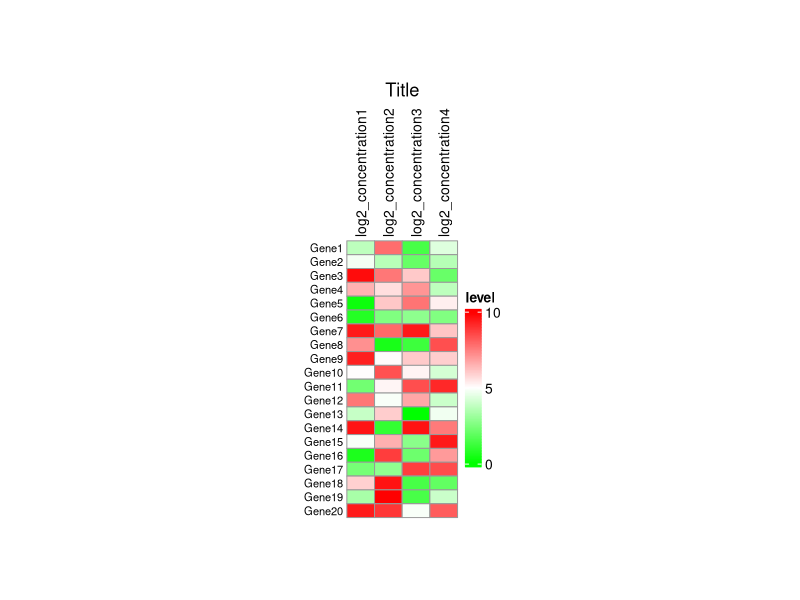
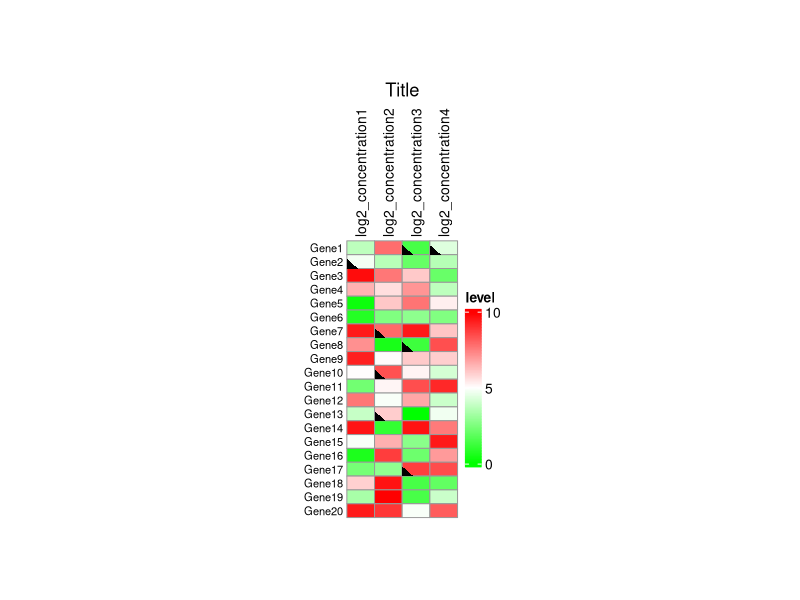

The R source for these figures, in order:
library(ComplexHeatmap)
library(tidyverse)

random_test <- read.delim("random_test.txt")

# set gene names as row names
random_test <- column_to_rownames(random_test, var = "Gene_names") 

## split file between log2 and padj
log2_fc <- as.matrix(random_test[,c(1:4)])
padj_fc <- as.matrix(random_test[,c(5:8)])

## annotation for cut out
custom_annotation <- function(j, i, x, y, width, height, fill) {
  grid::grid.polygon(x=unit.c(x-width/2, x-width/2, x-width/10),
                     y=unit.c(y-width/-25, y-height/2, y-height/2),
                     gp=grid::gpar(fill="black", col=NA))
}

# function to draw triangle in the cell
cell_function_triangle = function(j, i, x, y, width, height, fill) {
  if(is.na(padj_fc[i, j])) {
  } else if(padj_fc[i, j] <= 0.05){
    custom_annotation(j, i, x, y, width, height, fill)
  }
}

## color for heatmap
paletteLength <- 1000
myColour <- colorRampPalette(c( "green", "white","red"))(paletteLength) 

## heatmap code
ComplexHeatmap::pheatmap(log2_fc, na_col="grey", cellheight = 10,
                cellwidth = 20, fontsize_row = 8, cluster_rows = FALSE,
                cluster_cols = FALSE, scale = "none", color = myColour,
                column_title = "Title",
                row_names_side = "left", column_names_side = "top",
                heatmap_legend_param = list(at = c(0, 5, 10), title=
                      "level",
                      legend_height = unit(4, "cm"))
)



## add triangle annotation to heatmap , if padj < 0.05, then draw triangle in the cell using cell_fun of complex heatmap


## heatmap code with triangle annotation
ComplexHeatmap::pheatmap(log2_fc, na_col="grey", cellheight = 10,
               cellwidth = 20, fontsize_row = 8, cluster_rows = FALSE,
               cluster_cols = FALSE, scale = "none", color = myColour,
               column_title = "Title",
               row_names_side = "left", column_names_side = "top",
               cell_fun = cell_function_triangle,
               heatmap_legend_param = list(at = c(0, 5, 10), title=
                        "level",
                        legend_height = unit(4, "cm"))
)
